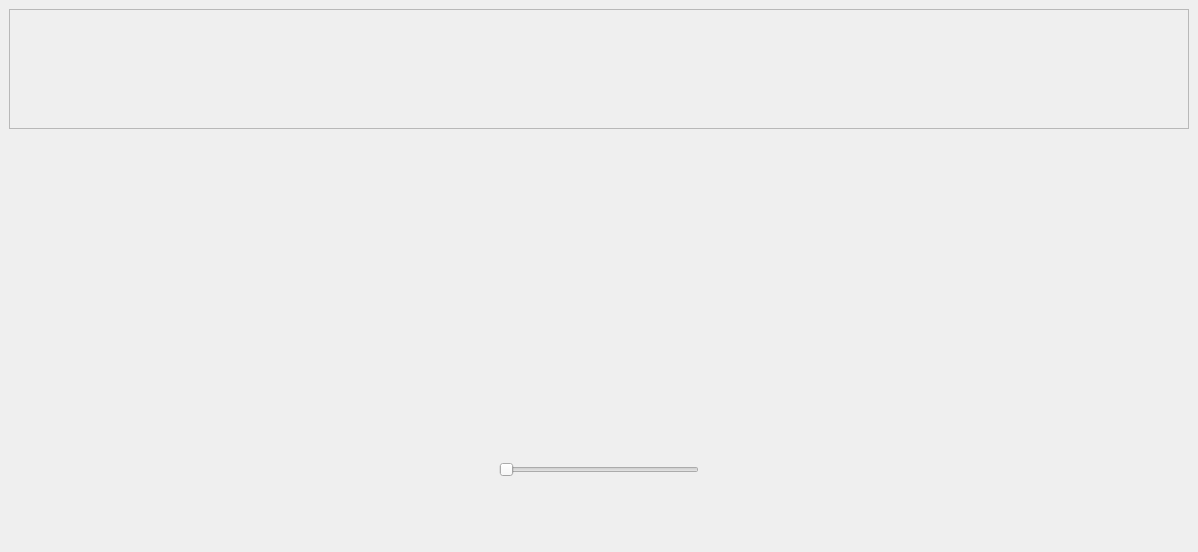
<?xml version="1.0" encoding="UTF-8"?>
<ui version="4.0">
 <class>MainWindow</class>
 <widget class="QMainWindow" name="MainWindow">
  <property name="geometry">
   <rect>
    <x>0</x>
    <y>0</y>
    <width>1198</width>
    <height>552</height>
   </rect>
  </property>
  <property name="windowTitle">
   <string>MainWindow</string>
  </property>
  <property name="styleSheet">
   <string notr="true">QMainWindow{
					background-image: url(:/background.jpg) no-repeat center;
                    background-position: center;
                    background-size: 100%;
                    background-repeat: no-repeat;
                    background-clip: border-box;
                    background-origin: padding-box;
}</string>
  </property>
  <widget class="QWidget" name="centralwidget">
   <layout class="QVBoxLayout" name="verticalLayout">
    <item alignment="Qt::AlignHCenter">
     <widget class="QFrame" name="filters">
      <property name="maximumSize">
       <size>
        <width>16777215</width>
        <height>120</height>
       </size>
      </property>
      <property name="frameShape">
       <enum>QFrame::StyledPanel</enum>
      </property>
      <property name="frameShadow">
       <enum>QFrame::Raised</enum>
      </property>
      <layout class="QGridLayout" name="gridLayout">
       <item row="2" column="6">
        <widget class="QPushButton" name="wano_day">
         <property name="styleSheet">
          <string notr="true">/* Normal state */
QPushButton {
    min-width: 50px; 
    min-height: 25px; 
    max-width: 300px; 
   	max-height: 150px; 
    height: 50%;
	width:100%;
    border-radius: 20px;
    align-items: center;
    justify-content: center;
	background-color: transparent;
	image: url(:/buttons/normal/wano day.png);
	background: none;
	border: none;
	background-repeat: none;
}

QPushButton:hover {
	image: url(:/buttons/hover/wano day_hover.png);
}

QPushButton:pressed {
	image: url(:/buttons/pressed/wano day_pressed.png);
}

QPushButton .icon {
    width: 100%;
    height: 100%;
}

QPushButton .text {
    font-size: 10px;
    margin-left: 5px;
}

/* Hovering state */
QPushButton:hover .icon {

}

QPushButton:hover .text {

}
</string>
         </property>
         <property name="text">
          <string/>
         </property>
        </widget>
       </item>
       <item row="0" column="1">
        <widget class="QPushButton" name="black_an_white">
         <property name="styleSheet">
          <string notr="true">/* Normal state */
QPushButton {
    min-width: 50px; 
    min-height: 25px; 
    max-width: 300px; 
   	max-height: 150px; 
    height: 50%;
	width:100%;
    border-radius: 20px;
    align-items: center;
    justify-content: center;
	background-color: transparent;
	image: url(:/buttons/normal/Black and white.png);
	background: none;
	border: none;
	background-repeat: none;
}

QPushButton:hover {
	image: url(:/buttons/hover/Black and white_hover.png);
}

QPushButton:pressed {
	image: url(:/buttons/pressed/Black and white_pressed.png);
}

QPushButton .icon {
    width: 100%;
    height: 100%;
}

QPushButton .text {
    font-size: 10px;
    margin-left: 5px;
}

/* Hovering state */
QPushButton:hover .icon {

}

QPushButton:hover .text {

}
</string>
         </property>
         <property name="text">
          <string/>
         </property>
        </widget>
       </item>
       <item row="2" column="10">
        <widget class="QPushButton" name="pixel_image">
         <property name="styleSheet">
          <string notr="true">/* Normal state */
QPushButton {
    min-width: 50px; 
    min-height: 25px; 
    max-width: 300px; 
   	max-height: 150px; 
    height: 50%;
	width:100%;
    border-radius: 20px;
    align-items: center;
    justify-content: center;
	background-color: transparent;
	image: url(:/buttons/normal/pixelate.png);
	background: none;
	border: none;
	background-repeat: none;
}

QPushButton:hover {
	image: url(:/buttons/hover/pixelate_hover.png);
}

QPushButton:pressed {
	image: url(:/buttons/pressed/pixelate_pressed.png);
}

QPushButton .icon {
    width: 100%;
    height: 100%;
}

QPushButton .text {
    font-size: 10px;
    margin-left: 5px;
}

/* Hovering state */
QPushButton:hover .icon {

}

QPushButton:hover .text {

}
</string>
         </property>
         <property name="text">
          <string/>
         </property>
        </widget>
       </item>
       <item row="0" column="6">
        <widget class="QPushButton" name="rotate">
         <property name="styleSheet">
          <string notr="true">/* Normal state */
QPushButton {
    min-width: 50px; 
    min-height: 25px; 
    max-width: 300px; 
   	max-height: 150px; 
    height: 50%;
	width:100%;
    border-radius: 20px;
    align-items: center;
    justify-content: center;
	background-color: transparent;
	image: url(:/buttons/normal/rotate.png);
	background: none;
	border: none;
	background-repeat: none;
}

QPushButton:hover {
	image: url(:/buttons/hover/rotate_hover.png);
}

QPushButton:pressed {
	image: url(:/buttons/pressed/rotate_pressed.png);
}

QPushButton .icon {
    width: 100%;
    height: 100%;
}

QPushButton .text {
    font-size: 10px;
    margin-left: 5px;
}

/* Hovering state */
QPushButton:hover .icon {

}

QPushButton:hover .text {

}
</string>
         </property>
         <property name="text">
          <string/>
         </property>
        </widget>
       </item>
       <item row="2" column="9">
        <widget class="QPushButton" name="InferaRed">
         <property name="styleSheet">
          <string notr="true">/* Normal state */
QPushButton {
    min-width: 50px; 
    min-height: 25px; 
    max-width: 300px; 
   	max-height: 150px; 
    height: 50%;
	width:100%;
    border-radius: 20px;
    align-items: center;
    justify-content: center;
	background-color: transparent;
	image: url(:/buttons/normal/infera red.png);
	background: none;
	border: none;
	background-repeat: none;
}

QPushButton:hover {
	image: url(:/buttons/hover/infera red_hover.png);
}

QPushButton:pressed {
	image: url(:/buttons/pressed/infera red_pressed.png);
}

QPushButton .icon {
    width: 100%;
    height: 100%;
}

QPushButton .text {
    font-size: 10px;
    margin-left: 5px;
}

/* Hovering state */
QPushButton:hover .icon {

}

QPushButton:hover .text {

}
</string>
         </property>
         <property name="text">
          <string/>
         </property>
        </widget>
       </item>
       <item row="2" column="8">
        <widget class="QPushButton" name="oil_painted">
         <property name="styleSheet">
          <string notr="true">/* Normal state */
QPushButton {
    min-width: 50px; 
    min-height: 25px; 
    max-width: 300px; 
   	max-height: 150px; 
    height: 50%;
	width:100%;
    border-radius: 20px;
    align-items: center;
    justify-content: center;
	background-color: transparent;
	image: url(:/buttons/normal/oil paint.png);
	background: none;
	border: none;
	background-repeat: none;
}

QPushButton:hover {
	image: url(:/buttons/hover/oil paint_hover.png);
}

QPushButton:pressed {
	image: url(:/buttons/pressed/oil paint_pressed.png);
}

QPushButton .icon {
    width: 100%;
    height: 100%;
}

QPushButton .text {
    font-size: 10px;
    margin-left: 5px;
}

/* Hovering state */
QPushButton:hover .icon {

}

QPushButton:hover .text {

}
</string>
         </property>
         <property name="text">
          <string/>
         </property>
        </widget>
       </item>
       <item row="0" column="9">
        <widget class="QPushButton" name="cropImage">
         <property name="styleSheet">
          <string notr="true">/* Normal state */
QPushButton {
    min-width: 50px; 
    min-height: 25px; 
    max-width: 300px; 
   	max-height: 150px; 
    height: 50%;
	width:100%;
    border-radius: 20px;
    align-items: center;
    justify-content: center;
	background-color: transparent;
	image: url(:/buttons/normal/crop.png);
	background: none;
	border: none;
	background-repeat: none;
}

QPushButton:hover {
	image: url(:/buttons/hover/crop_hover.png);
}

QPushButton:pressed {
	image: url(:/buttons/pressed/crop_pressed.png);
}

QPushButton .icon {
    width: 100%;
    height: 100%;
}

QPushButton .text {
    font-size: 10px;
    margin-left: 5px;
}

/* Hovering state */
QPushButton:hover .icon {

}

QPushButton:hover .text {

}
</string>
         </property>
         <property name="text">
          <string/>
         </property>
        </widget>
       </item>
       <item row="0" column="0">
        <widget class="QPushButton" name="gray_scale">
         <property name="styleSheet">
          <string notr="true">/* Normal state */
QPushButton {
    min-width: 50px; 
    min-height: 25px; 
    max-width: 300px; 
   	max-height: 150px; 
    height: 50%;
	width:100%;
    border-radius: 20px;
    align-items: center;
    justify-content: center;
	background-color: transparent;
	image: url(:/buttons/normal/grey scale.png);
	background: none;
	border: none;
	background-repeat: none;
}

QPushButton:hover {
	image: url(:/buttons/hover/grey scale_hover.png);
}

QPushButton:pressed {
	image: url(:/buttons/pressed/grey scale_pressed.png);
}

QPushButton .icon {
    width: 100%;
    height: 100%;
}

QPushButton .text {
    font-size: 10px;
    margin-left: 5px;
}

/* Hovering state */
QPushButton:hover .icon {

}

QPushButton:hover .text {

}
</string>
         </property>
         <property name="text">
          <string/>
         </property>
        </widget>
       </item>
       <item row="2" column="5">
        <widget class="QPushButton" name="wanoTv">
         <property name="styleSheet">
          <string notr="true">/* Normal state */
QPushButton {
    min-width: 50px; 
    min-height: 25px; 
    max-width: 300px; 
   	max-height: 150px; 
    height: 50%;
	width:100%;
    border-radius: 20px;
    align-items: center;
    justify-content: center;
	background-color: transparent;
	image: url(:/buttons/normal/wano tv.png);
	background: none;
	border: none;
	background-repeat: none;
}

QPushButton:hover {
	image: url(:/buttons/hover/wano tv_hover.png);
}

QPushButton:pressed {
	image: url(:/buttons/pressed/wano tv_pressed.png);
}

QPushButton .icon {
    width: 100%;
    height: 100%;
}

QPushButton .text {
    font-size: 10px;
    margin-left: 5px;
}

/* Hovering state */
QPushButton:hover .icon {

}

QPushButton:hover .text {

}
</string>
         </property>
         <property name="text">
          <string/>
         </property>
        </widget>
       </item>
       <item row="2" column="1">
        <widget class="QPushButton" name="flip_ver">
         <property name="styleSheet">
          <string notr="true">/* Normal state */
QPushButton {
    min-width: 50px; 
    min-height: 25px; 
    max-width: 300px; 
   	max-height: 150px; 
    height: 50%;
	width:100%;
    border-radius: 20px;
    align-items: center;
    justify-content: center;
	background-color: transparent;
	image: url(:/buttons/normal/flip v.png);
	background: none;
	border: none;
	background-repeat: none;
}

QPushButton:hover {
	image: url(:/buttons/hover/flip v_hover.png);
}

QPushButton:pressed {
	image: url(:/buttons/pressed/flip v_pressed.png);
}

QPushButton .icon {
    width: 100%;
    height: 100%;
}

QPushButton .text {
    font-size: 10px;
    margin-left: 5px;
}

/* Hovering state */
QPushButton:hover .icon {

}

QPushButton:hover .text {

}
</string>
         </property>
         <property name="text">
          <string/>
         </property>
        </widget>
       </item>
       <item row="0" column="11">
        <widget class="QPushButton" name="skewButton">
         <property name="styleSheet">
          <string notr="true">/* Normal state */
QPushButton {
    min-width: 50px; 
    min-height: 25px; 
    max-width: 300px; 
   	max-height: 150px; 
    height: 50%;
	width:100%;
    border-radius: 20px;
    align-items: center;
    justify-content: center;
	background-color: transparent;
	image: url(:/buttons/normal/skew.png);
	background: none;
	border: none;
	background-repeat: none;
}

QPushButton:hover {
	image: url(:/buttons/hover/skew_hover.png);
}

QPushButton:pressed {
	image: url(:/buttons/pressed/skew_pressed.png);
}

QPushButton .icon {
    width: 100%;
    height: 100%;
}

QPushButton .text {
    font-size: 10px;
    margin-left: 5px;
}

/* Hovering state */
QPushButton:hover .icon {

}

QPushButton:hover .text {

}
</string>
         </property>
         <property name="text">
          <string/>
         </property>
         <property name="autoDefault">
          <bool>false</bool>
         </property>
         <property name="default">
          <bool>false</bool>
         </property>
         <property name="flat">
          <bool>false</bool>
         </property>
        </widget>
       </item>
       <item row="0" column="8">
        <widget class="QPushButton" name="frame_image">
         <property name="styleSheet">
          <string notr="true">/* Normal state */
QPushButton {
    min-width: 50px; 
    min-height: 25px; 
    max-width: 300px; 
   	max-height: 150px; 
    height: 50%;
	width:100%;
    border-radius: 20px;
    align-items: center;
    justify-content: center;
	background-color: transparent;
	image: url(:/buttons/normal/frame.png);
	background: none;
	border: none;
	background-repeat: none;
}

QPushButton:hover {
	image: url(:/buttons/hover/frame_hover.png);
}

QPushButton:pressed {
	image: url(:/buttons/pressed/frame_pressed.png);
}

QPushButton .icon {
    width: 100%;
    height: 100%;
}

QPushButton .text {
    font-size: 10px;
    margin-left: 5px;
}

/* Hovering state */
QPushButton:hover .icon {

}

QPushButton:hover .text {

}
</string>
         </property>
         <property name="text">
          <string/>
         </property>
        </widget>
       </item>
       <item row="2" column="0">
        <widget class="QPushButton" name="flip_hori">
         <property name="styleSheet">
          <string notr="true">/* Normal state */
QPushButton {
    min-width: 50px; 
    min-height: 25px; 
    max-width: 300px; 
   	max-height: 150px; 
    height: 50%;
	width:100%;
    border-radius: 20px;
    align-items: center;
    justify-content: center;
	background-color: transparent;
	image: url(:/buttons/normal/flip h.png);
	background: none;
	border: none;
	background-repeat: none;
}

QPushButton:hover {
	image: url(:/buttons/hover/flip h_hover.png);
}

QPushButton:pressed {
	image: url(:/buttons/pressed/flip h_pressed.png);
}

QPushButton .icon {
    width: 100%;
    height: 100%;
}

QPushButton .text {
    font-size: 10px;
    margin-left: 5px;
}

/* Hovering state */
QPushButton:hover .icon {

}

QPushButton:hover .text {

}
</string>
         </property>
         <property name="text">
          <string/>
         </property>
        </widget>
       </item>
       <item row="2" column="11">
        <widget class="QPushButton" name="channed_swaped">
         <property name="styleSheet">
          <string notr="true">/* Normal state */
QPushButton {
    min-width: 50px; 
    min-height: 25px; 
    max-width: 300px; 
   	max-height: 150px; 
    height: 50%;
	width:100%;
    border-radius: 20px;
    align-items: center;
    justify-content: center;
	background-color: transparent;
	image: url(:/buttons/normal/color swap.png);
	background: none;
	border: none;
	background-repeat: none;
}

QPushButton:hover {
	image: url(:/buttons/hover/color swap_hover.png);
}

QPushButton:pressed {
	image: url(:/buttons/pressed/color swap_pressed.png);
}

QPushButton .icon {
    width: 100%;
    height: 100%;
	position: absolute;
}

QPushButton .text {
    font-size: 10px;
    margin-left: 5px;
}

/* Hovering state */
QPushButton:hover .icon {

}

QPushButton:hover .text {

}
</string>
         </property>
         <property name="text">
          <string/>
         </property>
        </widget>
       </item>
       <item row="2" column="12">
        <widget class="QPushButton" name="editBrightness">
         <property name="styleSheet">
          <string notr="true">/* Normal state */
QPushButton {
    min-width: 50px; 
    min-height: 25px; 
    max-width: 300px; 
   	max-height: 150px; 
    height: 50%;
	width:100%;
    border-radius: 20px;
    align-items: center;
    justify-content: center;
	background-color: transparent;
	image: url(:/buttons/normal/brightness.png);
	background: none;
	border: none;
	background-repeat: none;
}

QPushButton:hover {
	image: url(:/buttons/hover/brightness_hover.png);
}

QPushButton:pressed {
	image: url(:/buttons/pressed/brightness_pressed.png);
}

QPushButton .icon {
    width: 100%;
    height: 100%;
}

QPushButton .text {
    font-size: 10px;
    margin-left: 5px;
}

/* Hovering state */
QPushButton:hover .icon {

}

QPushButton:hover .text {

}
</string>
         </property>
         <property name="text">
          <string/>
         </property>
        </widget>
       </item>
       <item row="0" column="12">
        <widget class="QPushButton" name="blurButton">
         <property name="styleSheet">
          <string notr="true">/* Normal state */
QPushButton {
    min-width: 50px; 
    min-height: 25px; 
    max-width: 300px; 
   	max-height: 150px; 
    height: 50%;
	width:100%;
    border-radius: 20px;
    align-items: center;
    justify-content: center;
	background-color: transparent;
	image: url(:/buttons/normal/blur.png);
	background: none;
	border: none;
	background-repeat: none;
}

QPushButton:hover {
	image: url(:/buttons/hover/blur_hover.png);
}

QPushButton:pressed {
	image: url(:/buttons/pressed/blur_pressed.png);
}

QPushButton .icon {
    width: 100%;
    height: 100%;
}

QPushButton .text {
    font-size: 10px;
    margin-left: 5px;
}

/* Hovering state */
QPushButton:hover .icon {

}

QPushButton:hover .text {

}
</string>
         </property>
         <property name="text">
          <string/>
         </property>
         <property name="iconSize">
          <size>
           <width>80</width>
           <height>20</height>
          </size>
         </property>
         <property name="flat">
          <bool>false</bool>
         </property>
        </widget>
       </item>
       <item row="0" column="13">
        <widget class="QPushButton" name="megre_Image">
         <property name="styleSheet">
          <string notr="true">/* Normal state */
QPushButton {
    min-width: 50px; 
    min-height: 25px; 
    max-width: 300px; 
   	max-height: 150px; 
    height: 50%;
	width:100%;
    border-radius: 20px;
    align-items: center;
    justify-content: center;
	background-color: transparent;
	image: url(:/buttons/normal/Merge.png);
	background: none;
	border: none;
	background-repeat: none;
}

QPushButton:hover {
	image: url(:/buttons/hover/Merge_hover.png);
}

QPushButton:pressed {
	image: url(:/buttons/pressed/Merge_pressed.png);
}

QPushButton .icon {
    width: 100%;
    height: 100%;
}

QPushButton .text {
    font-size: 10px;
    margin-left: 5px;
}

/* Hovering state */
QPushButton:hover .icon {

}

QPushButton:hover .text {

}
</string>
         </property>
         <property name="text">
          <string/>
         </property>
        </widget>
       </item>
       <item row="2" column="3">
        <widget class="QPushButton" name="wanoNight">
         <property name="styleSheet">
          <string notr="true">/* Normal state */
QPushButton {
    min-width: 50px; 
    min-height: 25px; 
    max-width: 300px; 
   	max-height: 150px; 
    height: 50%;
	width:100%;
    border-radius: 20px;
    align-items: center;
    justify-content: center;
	background-color: transparent;
	image: url(:/buttons/normal/wano night.png);
	background: none;
	border: none;
	background-repeat: none;
}

QPushButton:hover {
	image: url(:/buttons/hover/wano night_hover.png);
}

QPushButton:pressed {
	image: url(:/buttons/pressed/wano night_pressed.png);
}

QPushButton .icon {
    width: 100%;
    height: 100%;
}

QPushButton .text {
    font-size: 10px;
    margin-left: 5px;
}

/* Hovering state */
QPushButton:hover .icon {

}

QPushButton:hover .text {

}
</string>
         </property>
         <property name="text">
          <string/>
         </property>
        </widget>
       </item>
       <item row="0" column="10">
        <widget class="QPushButton" name="resize_image">
         <property name="styleSheet">
          <string notr="true">/* Normal state */
QPushButton {
    min-width: 50px; 
    min-height: 25px; 
    max-width: 300px; 
   	max-height: 150px; 
    height: 50%;
	width:100%;
    border-radius: 20px;
    align-items: center;
    justify-content: center;
	background-color: transparent;
	image: url(:/buttons/normal/resize.png);
	background: none;
	border: none;
	background-repeat: none;
}

QPushButton:hover {
	image: url(:/buttons/hover/resize_hover.png);
}

QPushButton:pressed {
	image: url(:/buttons/pressed/resize_pressed.png);
}

QPushButton .icon {
    width: 100%;
    height: 100%;
}

QPushButton .text {
    font-size: 10px;
    margin-left: 5px;
}

/* Hovering state */
QPushButton:hover .icon {

}

QPushButton:hover .text {

}
</string>
         </property>
         <property name="text">
          <string/>
         </property>
        </widget>
       </item>
       <item row="0" column="3">
        <widget class="QPushButton" name="detected_image">
         <property name="minimumSize">
          <size>
           <width>100</width>
           <height>50</height>
          </size>
         </property>
         <property name="styleSheet">
          <string notr="true">/* Normal state */
QPushButton {
    min-width: 50px; 
    min-height: 25px; 
    max-width: 300px; 
   	max-height: 150px; 
    height: 50%;
	width:100%;
    border-radius: 20px;
    align-items: center;
    justify-content: center;
	background-color: transparent;
	image: url(:/buttons/normal/detect edge.png);
	background: none;
	border: none;
	background-repeat: none;
}

QPushButton:hover {
	image: url(:/buttons/hover/detect edge_hover.png);
}

QPushButton:pressed {
	image: url(:/buttons/pressed/detect edge_pressed.png);
}

QPushButton .icon {
    width: 100%;
    height: 100%;
}

QPushButton .text {
    font-size: 10px;
    margin-left: 5px;
}

/* Hovering state */
QPushButton:hover .icon {

}

QPushButton:hover .text {

}
</string>
         </property>
         <property name="text">
          <string/>
         </property>
        </widget>
       </item>
       <item row="0" column="5">
        <widget class="QPushButton" name="invert_image">
         <property name="styleSheet">
          <string notr="true">/* Normal state */
QPushButton {
    min-width: 50px; 
    min-height: 25px; 
    max-width: 300px; 
   	max-height: 150px; 
    height: 50%;
	width:100%;
    border-radius: 20px;
    align-items: center;
    justify-content: center;
	background-color: transparent;
	image: url(:/buttons/normal/invert colors.png);
	background: none;
	border: none;
	background-repeat: none;
}

QPushButton:hover {
	image: url(:/buttons/hover/invert colors_hover.png);
}

QPushButton:pressed {
	image: url(:/buttons/pressed/invert colors_pressed.png);
}

QPushButton .icon {
    width: 100%;
    height: 100%;
}

QPushButton .text {
    font-size: 10px;
    margin-left: 5px;
}

/* Hovering state */
QPushButton:hover .icon {

}

QPushButton:hover .text {

}
</string>
         </property>
         <property name="text">
          <string/>
         </property>
        </widget>
       </item>
      </layout>
     </widget>
    </item>
    <item>
     <widget class="QFrame" name="frame_2">
      <property name="frameShape">
       <enum>QFrame::NoFrame</enum>
      </property>
      <property name="frameShadow">
       <enum>QFrame::Raised</enum>
      </property>
      <layout class="QHBoxLayout" name="horizontalLayout">
       <item alignment="Qt::AlignHCenter">
        <widget class="QLabel" name="image_label">
         <property name="enabled">
          <bool>true</bool>
         </property>
         <property name="minimumSize">
          <size>
           <width>850</width>
           <height>250</height>
          </size>
         </property>
         <property name="maximumSize">
          <size>
           <width>16777215</width>
           <height>16777215</height>
          </size>
         </property>
         <property name="styleSheet">
          <string notr="true">QLabel{
	image: url(:/insert_Banner.png);
}</string>
         </property>
         <property name="text">
          <string/>
         </property>
         <property name="scaledContents">
          <bool>true</bool>
         </property>
         <property name="alignment">
          <set>Qt::AlignLeading|Qt::AlignLeft|Qt::AlignVCenter</set>
         </property>
        </widget>
       </item>
      </layout>
     </widget>
    </item>
    <item alignment="Qt::AlignHCenter">
     <widget class="QSlider" name="brightness">
      <property name="minimumSize">
       <size>
        <width>200</width>
        <height>0</height>
       </size>
      </property>
      <property name="maximumSize">
       <size>
        <width>16777215</width>
        <height>16777215</height>
       </size>
      </property>
      <property name="mouseTracking">
       <bool>false</bool>
      </property>
      <property name="minimum">
       <number>5</number>
      </property>
      <property name="maximum">
       <number>100</number>
      </property>
      <property name="singleStep">
       <number>5</number>
      </property>
      <property name="pageStep">
       <number>5</number>
      </property>
      <property name="orientation">
       <enum>Qt::Horizontal</enum>
      </property>
      <property name="tickPosition">
       <enum>QSlider::NoTicks</enum>
      </property>
     </widget>
    </item>
    <item alignment="Qt::AlignHCenter">
     <widget class="QFrame" name="frame">
      <property name="maximumSize">
       <size>
        <width>16777215</width>
        <height>60</height>
       </size>
      </property>
      <property name="styleSheet">
       <string notr="true">QFrame{
}</string>
      </property>
      <property name="frameShape">
       <enum>QFrame::NoFrame</enum>
      </property>
      <layout class="QGridLayout" name="gridLayout_2">
       <property name="verticalSpacing">
        <number>0</number>
       </property>
       <item row="0" column="0">
        <widget class="QPushButton" name="insert_image">
         <property name="styleSheet">
          <string notr="true">/* Normal state */
QPushButton {
    min-width: 50px; 
    min-height: 25px; 
    max-width: 300px; 
   	max-height: 150px; 
    height: 50%;
	width:100%;
    border-radius: 20px;
    align-items: center;
    justify-content: center;
	background-color: transparent;
	image: url(:/buttons/normal/insert.png);
	background: none;
	border: none;
	background-repeat: none;
}

QPushButton:hover {
	image: url(:/buttons/hover/insert_hover.png);
}

QPushButton:pressed {
	image: url(:/buttons/pressed/insert_pressed.png);
}

QPushButton .icon {
    width: 100%;
    height: 100%;
	position: absolute;
}

QPushButton .text {
    font-size: 10px;
    margin-left: 5px;
}

/* Hovering state */
QPushButton:hover .icon {

}

QPushButton:hover .text {

}
</string>
         </property>
         <property name="text">
          <string/>
         </property>
        </widget>
       </item>
       <item row="0" column="1">
        <widget class="QPushButton" name="clear_image">
         <property name="styleSheet">
          <string notr="true">/* Normal state */
QPushButton {
    min-width: 50px; 
    min-height: 25px; 
    max-width: 300px; 
   	max-height: 150px; 
    height: 50%;
	width:100%;
    border-radius: 20px;
    align-items: center;
    justify-content: center;
	background-color: transparent;
	image: url(:/buttons/normal/clear.png);
	background: none;
	border: none;
	background-repeat: none;
}

QPushButton:hover {
	image: url(:/buttons/hover/clear_hover.png);
}

QPushButton:pressed {
	image: url(:/buttons/pressed/clear_pressed.png);
}

QPushButton .icon {
    width: 100%;
    height: 100%;
}

QPushButton .text {
    font-size: 10px;
    margin-left: 5px;
}

/* Hovering state */
QPushButton:hover .icon {

}

QPushButton:hover .text {

}
</string>
         </property>
        </widget>
       </item>
       <item row="0" column="2">
        <widget class="QPushButton" name="save_image">
         <property name="styleSheet">
          <string notr="true">/* Normal state */
QPushButton {
    min-width: 50px; 
    min-height: 25px; 
    max-width: 300px; 
   	max-height: 150px; 
    height: 50%;
	width:100%;
    border-radius: 20px;
    align-items: center;
    justify-content: center;
	background-color: transparent;
	image: url(:/buttons/normal/save.png);
	background: none;
	border: none;
	background-repeat: none;
}

QPushButton:hover {
	image: url(:/buttons/hover/save_hover.png);
}

QPushButton:pressed {
	image: url(:/buttons/pressed/save_pressed.png);
}

QPushButton .icon {
    width: 100%;
    height: 100%;
}

QPushButton .text {
    font-size: 10px;
    margin-left: 5px;
}

/* Hovering state */
QPushButton:hover .icon {

}

QPushButton:hover .text {

}
</string>
         </property>
         <property name="text">
          <string/>
         </property>
        </widget>
       </item>
      </layout>
     </widget>
    </item>
   </layout>
  </widget>
  <widget class="QMenuBar" name="menuBar">
   <property name="geometry">
    <rect>
     <x>0</x>
     <y>0</y>
     <width>1198</width>
     <height>21</height>
    </rect>
   </property>
  </widget>
 </widget>
 <resources/>
 <connections/>
</ui>
